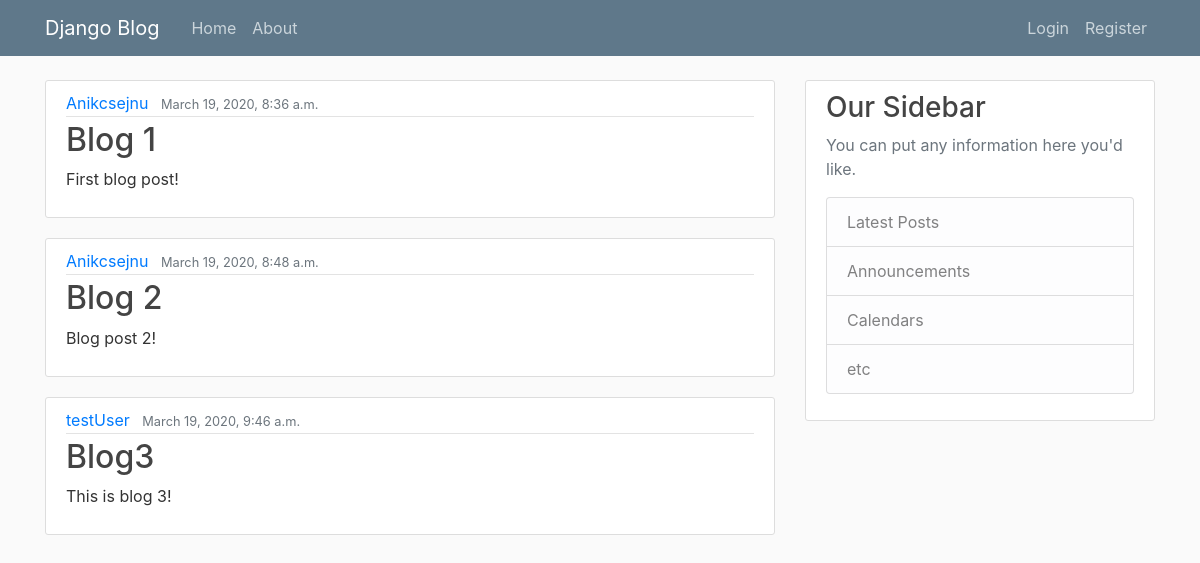
The page / on the database its author committed.
### blog/models.py (models this page shows, shortened)
class Post(models.Model):
	title = models.CharField(max_length=100)
	content = models.CharField(max_length=1024)
	date_posted = models.DateTimeField(default=timezone.now)
	author = models.ForeignKey(User, on_delete=models.CASCADE)

### blog/views.py (the view)
# urls.py: path('', views.home, name='blog-home'),
def home(request):
	context = {
		'posts' : Post.objects.all()
	}
	return render(request, 'blog/home.html', context)

### blog/templates/blog/home.html
{% extends "blog/base.html" %}
{% block content %}
	{%for post in posts%}
		<article class="media content-section">
			<div class="media-body">
				<div class="article-metadata">
					<a class="mr-2" href="#">{{ post.author }} </a>
					<small class="text-muted">{{ post.date_posted }}</small>
				</div>
				<h2><a class="article-title" href="#">{{ post.title }}</a></h2>
            	<p class="article-content">{{ post.content }}</p>
			</div>
		</article>
	{% endfor %}
{% endblock content %}

### blog/static/blog/main.css (style rules this page uses)
body { background: #fafafa; color: #333333; margin-top: 5rem; }
h1, h2, h3, h4, h5, h6 { color: #444444; }
.content-section { background: #ffffff; padding: 10px 20px; border: 1px solid #dddddd; border-radius: 3px; margin-bottom: 20px; }
.article-title { color: #444444; }
.article-content { white-space: pre-line; }
.article-metadata { padding-bottom: 1px; margin-bottom: 4px; border-bottom: 1px solid #e3e3e3 }

### rows shown on the page
Post: author "Anikcsejnu", date_posted "March 19, 2020, 8:36 a.m.", title "Blog 1", content "First blog post!"
Post: author "Anikcsejnu", date_posted "March 19, 2020, 8:48 a.m.", title "Blog 2", content "Blog post 2!"
Post: author "testUser", date_posted "March 19, 2020, 9:46 a.m.", title "Blog3", content "This is blog 3!"
